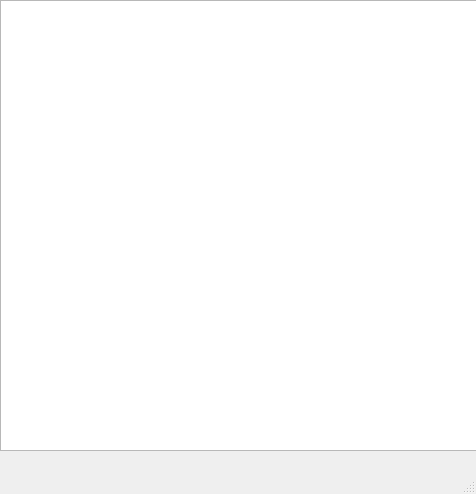
<?xml version="1.0" encoding="UTF-8"?>
<ui version="4.0">
 <class>MainWindow</class>
 <widget class="QMainWindow" name="MainWindow">
  <property name="geometry">
   <rect>
    <x>0</x>
    <y>0</y>
    <width>476</width>
    <height>494</height>
   </rect>
  </property>
  <property name="windowTitle">
   <string>MainWindow</string>
  </property>
  <widget class="QWidget" name="centralwidget">
   <widget class="QListWidget" name="listWidget">
    <property name="geometry">
     <rect>
      <x>0</x>
      <y>0</y>
      <width>481</width>
      <height>451</height>
     </rect>
    </property>
   </widget>
  </widget>
  <widget class="QMenuBar" name="menubar">
   <property name="geometry">
    <rect>
     <x>0</x>
     <y>0</y>
     <width>476</width>
     <height>21</height>
    </rect>
   </property>
  </widget>
  <widget class="QStatusBar" name="statusbar"/>
 </widget>
 <resources/>
 <connections/>
</ui>
